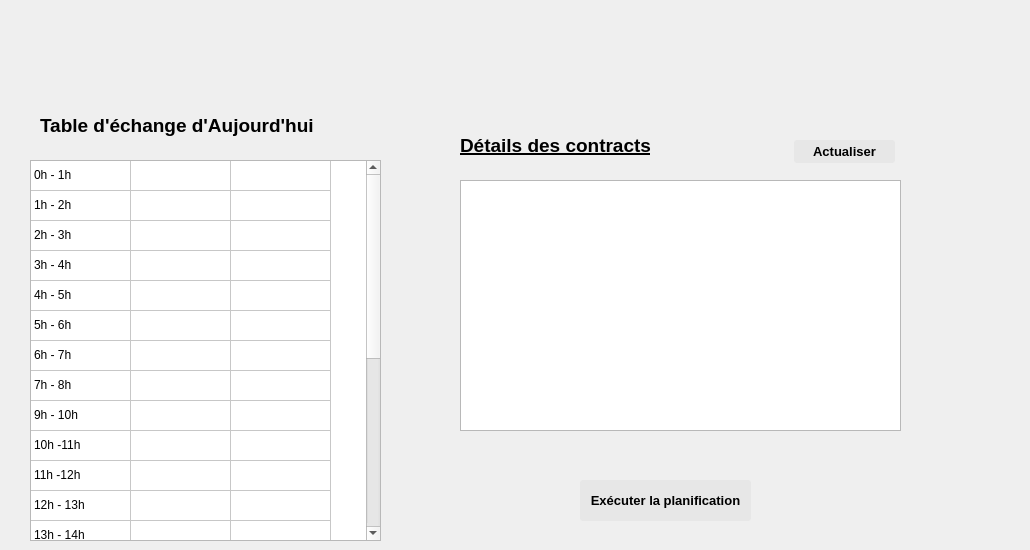
    <widget class="QWidget" name="page_4">
     <widget class="QLabel" name="label_29">
      <property name="geometry">
       <rect>
        <x>0</x>
        <y>0</y>
        <width>1021</width>
        <height>91</height>
       </rect>
      </property>
      <property name="styleSheet">
       <string notr="true">background-image: url(:/images/banniere1.png);</string>
      </property>
      <property name="text">
       <string/>
      </property>
     </widget>
     <widget class="QLabel" name="label_30">
      <property name="geometry">
       <rect>
        <x>40</x>
        <y>110</y>
        <width>301</width>
        <height>31</height>
       </rect>
      </property>
      <property name="font">
       <font>
        <pointsize>14</pointsize>
        <weight>75</weight>
        <bold>true</bold>
       </font>
      </property>
      <property name="styleSheet">
       <string notr="true">color: rgb(0, 0, 0);</string>
      </property>
      <property name="text">
       <string>Table d'échange d'Aujourd'hui</string>
      </property>
     </widget>
     <widget class="QTableWidget" name="todayTableWidget">
      <property name="geometry">
       <rect>
        <x>30</x>
        <y>160</y>
        <width>351</width>
        <height>381</height>
       </rect>
      </property>
      <property name="styleSheet">
       <string notr="true">color:rgb(0, 0, 0)</string>
      </property>
      <property name="frameShadow">
       <enum>QFrame::Plain</enum>
      </property>
      <property name="rowCount">
       <number>23</number>
      </property>
      <attribute name="horizontalHeaderVisible">
       <bool>false</bool>
      </attribute>
      <attribute name="verticalHeaderVisible">
       <bool>false</bool>
      </attribute>
      <row/>
      <row/>
      <row/>
      <row/>
      <row/>
      <row/>
      <row/>
      <row/>
      <row/>
      <row/>
      <row/>
      <row/>
      <row/>
      <row/>
      <row/>
      <row/>
      <row/>
      <row/>
      <row/>
      <row/>
      <row/>
      <row/>
      <row/>
      <column>
       <property name="text">
        <string>Intervalle de temps</string>
       </property>
      </column>
      <column>
       <property name="text">
        <string>Mode</string>
       </property>
      </column>
      <column>
       <property name="text">
        <string>Contracts</string>
       </property>
      </column>
      <item row="0" column="0">
       <property name="text">
        <string>0h - 1h</string>
       </property>
      </item>
      <item row="1" column="0">
       <property name="text">
        <string>1h - 2h</string>
       </property>
      </item>
      <item row="2" column="0">
       <property name="text">
        <string>2h - 3h</string>
       </property>
      </item>
      <item row="3" column="0">
       <property name="text">
        <string>3h - 4h</string>
       </property>
      </item>
      <item row="4" column="0">
       <property name="text">
        <string>4h - 5h</string>
       </property>
      </item>
      <item row="5" column="0">
       <property name="text">
        <string>5h - 6h</string>
       </property>
      </item>
      <item row="6" column="0">
       <property name="text">
        <string>6h - 7h</string>
       </property>
      </item>
      <item row="7" column="0">
       <property name="text">
        <string>7h - 8h</string>
       </property>
      </item>
      <item row="8" column="0">
       <property name="text">
        <string>9h - 10h</string>
       </property>
      </item>
      <item row="9" column="0">
       <property name="text">
        <string>10h -11h</string>
       </property>
      </item>
      <item row="10" column="0">
       <property name="text">
        <string>11h -12h</string>
       </property>
      </item>
      <item row="11" column="0">
       <property name="text">
        <string>12h - 13h</string>
       </property>
      </item>
      <item row="12" column="0">
       <property name="text">
        <string>13h - 14h</string>
       </property>
      </item>
      <item row="13" column="0">
       <property name="text">
        <string>14h - 15h</string>
       </property>
      </item>
      <item row="14" column="0">
       <property name="text">
        <string>15h -16h</string>
       </property>
      </item>
      <item row="15" column="0">
       <property name="text">
        <string>16h - 17h</string>
       </property>
      </item>
      <item row="16" column="0">
       <property name="text">
        <string>17h - 18h</string>
       </property>
      </item>
      <item row="17" column="0">
       <property name="text">
        <string>18h - 19h</string>
       </property>
      </item>
      <item row="18" column="0">
       <property name="text">
        <string>19h -20h</string>
       </property>
      </item>
      <item row="19" column="0">
       <property name="text">
        <string>20h - 21h</string>
       </property>
      </item>
      <item row="20" column="0">
       <property name="text">
        <string>21h - 22h</string>
       </property>
      </item>
      <item row="21" column="0">
       <property name="text">
        <string>22h - 23h</string>
       </property>
      </item>
      <item row="22" column="0">
       <property name="text">
        <string>23h - 24h</string>
       </property>
      </item>
     </widget>
     <widget class="QListView" name="listView">
      <property name="geometry">
       <rect>
        <x>460</x>
        <y>180</y>
        <width>441</width>
        <height>251</height>
       </rect>
      </property>
     </widget>
     <widget class="QLabel" name="label_31">
      <property name="geometry">
       <rect>
        <x>460</x>
        <y>130</y>
        <width>201</width>
        <height>31</height>
       </rect>
      </property>
      <property name="font">
       <font>
        <pointsize>14</pointsize>
        <weight>75</weight>
        <bold>true</bold>
        <underline>true</underline>
       </font>
      </property>
      <property name="styleSheet">
       <string notr="true">color: rgb(0, 0, 0);</string>
      </property>
      <property name="text">
       <string>Détails des contracts</string>
      </property>
     </widget>
     <widget class="QPushButton" name="actualiiserBtn">
      <property name="geometry">
       <rect>
        <x>794</x>
        <y>140</y>
        <width>101</width>
        <height>23</height>
       </rect>
      </property>
      <property name="font">
       <font>
        <pointsize>10</pointsize>
        <weight>75</weight>
        <bold>true</bold>
       </font>
      </property>
      <property name="styleSheet">
       <string notr="true">color:rgb(0, 0, 0);background-color:rgb(231, 231, 231);border-radius:3px;</string>
      </property>
      <property name="text">
       <string>Actualiser</string>
      </property>
     </widget>
     <widget class="QPushButton" name="pushButton">
      <property name="geometry">
       <rect>
        <x>580</x>
        <y>480</y>
        <width>171</width>
        <height>41</height>
       </rect>
      </property>
      <property name="font">
       <font>
        <pointsize>10</pointsize>
        <weight>75</weight>
        <bold>true</bold>
       </font>
      </property>
      <property name="styleSheet">
       <string notr="true">color:rgb(0, 0, 0);background-color:rgb(231, 231, 231);border-radius:3px;</string>
      </property>
      <property name="text">
       <string>Exécuter la planification</string>
      </property>
     </widget>
    </widget>
